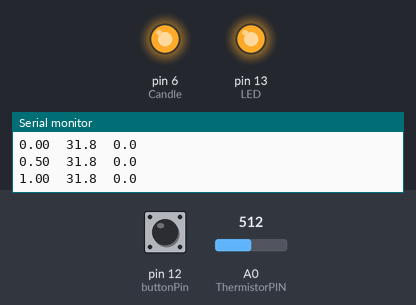
A sketch run on a simulated Arduino Uno, built with avr-gcc and run on an emulated ATmega328P. On the bench: output pins drawn as LEDs (lit = HIGH), the last lines printed to the serial monitor. The inputs (shaded band) are chosen by the test bench; at power-on: A0 (ThermistorPIN) = 512, pin 12 (buttonPin) HIGH.

Above: at 1.2 s.
1.3 s: A0 (ThermistorPIN) set to 816
2.8 s: A0 (ThermistorPIN) set to 840
At 4.2 s:
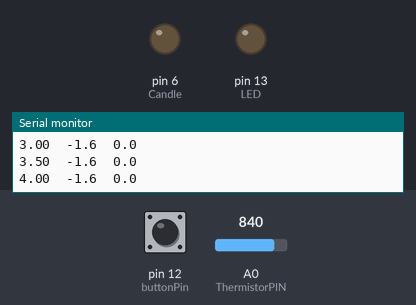
4.5 s: pin 12 (buttonPin) pulled LOW for 0.6 s
At 6.0 s:
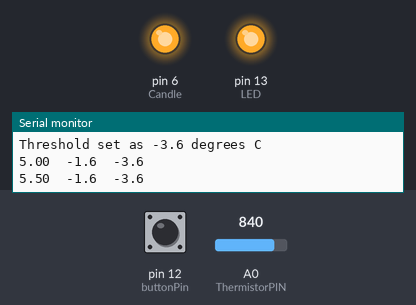
6.6 s: A0 (ThermistorPIN) set to 867
At 7.3 s:
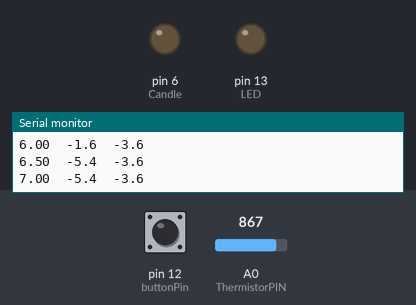
8.1 s: A0 (ThermistorPIN) set to 716
At 8.6 s:
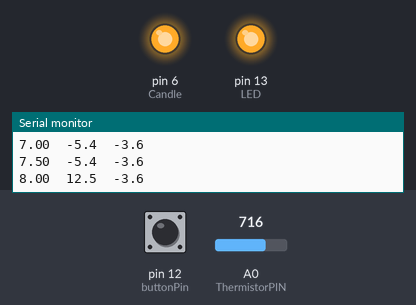
Timing chart, 0 to 11.1 s (numbered marks = the images above; inputs shaded):
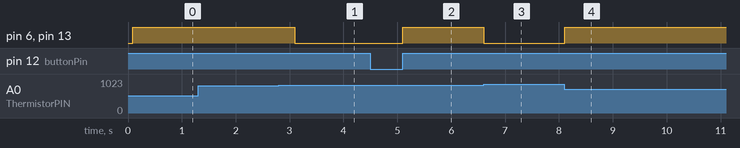

Measured:
- the behaviour switches between 827 and 828 on A0 (ThermistorPIN) (found by bisection; images 0 and 1)
- the behaviour switches between 854 and 855 on A0 (ThermistorPIN) (found by bisection; images 2 and 3)
- after the input at 2.8 s, pin 6 (Candle), pin 13 (LED): HIGH → LOW after 0.30 s
- after the input at 4.5 s, pin 6 (Candle), pin 13 (LED): LOW → HIGH after 0.60 s
- after the input at 6.6 s, pin 6 (Candle), pin 13 (LED): HIGH → LOW at once
- after the input at 8.1 s, pin 6 (Candle), pin 13 (LED): LOW → HIGH at once

The sketch:

VernierBirthdayCandle.ino
```cpp
/*
DCU-Controlled Birthday Candle (v 2016.05)
Reads the temperature from a Vernier Surface Temperature Probe (STS-BTA)
connected to the BTA 1 connector. As written, the readings will be displayed every half second.
Change the variable TimeBetweenReadings to change the rate.

We use the Steinhart-Hart equation (in the function Thermistor) to determine temperature
from the raw A/D converter reading. Because of the use of log functions, in the Steinhart-Hart
equation, this sketch requires the math.h library.

This sketch controls a "fake birthday candle", which is really an LED connected to line 1 of the
Digital Control Unit (DCU).

Run the sketch and allow the temperature to stablize. When it has, press the D12 button on the Vernier
Interface Shield. This will establish a threshold temperature. The candle should go out any time the
temperature reading drops 2 degrees from this threshold temperture.

See www.vernier.com/engineering/stem/sensors/temperature-sensor/
for more information on how thermistors are read.

See www.vernier.com/arduino for more information.
 */
#include <math.h>
int ThermistorPIN =0;// Analog Pin 0
int TimeBetweenReadings = 500; // in ms
int ReadingNumber=0;
int buttonPin= 12; // analog input pin to use as a digital input
int LED= 13; // digital output pin for LED 1 indicator
int Candle =6;// this is the line to control the candle if the using line 1 of the DCU in Digital 2
float Threshold= 0; //Threshold temperature, initialize to 0 so candle is on
int buttonState = 0;//variable for reading the pushbutton status
void setup()
{
  Serial.begin(9600);
  pinMode(LED, OUTPUT); //LED on SparkFun Vernier Shield
  pinMode(6, OUTPUT); // set Arduino line 6 for output, which is DCU line 1 (if DCU is connected to Digital 2)
  // Set up button input pin;
  pinMode(buttonPin, INPUT_PULLUP);
  Serial.println("Vernier Format 2");
  Serial.println("Temperature Readings taken using Ardunio");
  Serial.println("Data Set");
  Serial.print("Time");//long name
  Serial.print("\t"); //tab character
  Serial.print ("Temperature");
  Serial.print("\t"); //tab character
  Serial.println ("Threshold");
  Serial.print("t");
  Serial.print("\t"); //tab character
  Serial.println ("Temp"); //short name
  Serial.print("seconds");
  Serial.print("\t"); // tab character
  Serial.print ("degrees C");
  Serial.print("\t"); // tab character
  Serial.println ("degrees C");
}
void loop()
{
  float Time;
  int Count; //reading from the A/D converter (10-bit)
  float Temp; //the print below does the division first to avoid overflows
  Serial.print(ReadingNumber/1000.0*TimeBetweenReadings);
  Count=analogRead(ThermistorPIN);       // read count from the A/D converter
  Temp=Thermistor(Count);       // and  convert it to CelsiusSerial.print(Time/1000); //display in seconds, not milliseconds
  Serial.print("\t"); //tab character
  Serial.print(Temp,1);   // display temperature to one digit
  Serial.print("\t"); //tab character
  Serial.println (Threshold,1);
  if (Temp<(Threshold)) {
    digitalWrite(Candle, LOW); //turn off candle
    digitalWrite(LED, LOW); //turn off LED, also
  }
  else {
    digitalWrite (Candle, HIGH);//turn on candle
    digitalWrite(LED, HIGH); //turn on LED, also
  }
  //Special section to set threshold, if button is pressed:
  buttonState = digitalRead(buttonPin);
  // if it is, the buttonState is LOW:
  if (buttonState == LOW)
   {
     Threshold = Temp-2;// set this as the threshold temperature, 2 degrees C below current temp
     Serial.print("Threshold set as ");
     Serial.print (Threshold,1);
     Serial.println(" degrees C");
    }// end of special operatures done if button is down

   ReadingNumber++;
   delay(TimeBetweenReadings); // Delay a bit...
}

float Thermistor(int Raw) //This function calculates temperature from ADC count
{
 /* Inputs ADC count from Thermistor and outputs Temperature in Celsius
 *  requires: include <math.h>
 * There is a huge amount of information on the web about using thermistors with the Arduino.
 * Here we are concerned about using the Vernier Stainless Steel Temperature Probe TMP-BTA and the
 * Vernier Surface Temperature Probe STS-BTA, but the general principles are easy to extend to other
 * thermistors.
 * This version utilizes the Steinhart-Hart Thermistor Equation:
 *    Temperature in Kelvin = 1 / {A + B[ln(R)] + C[ln(R)]^3}
 *   for the themistor in the Vernier TMP-BTA probe:
 *    A =0.00102119 , B = 0.000222468 and C = 1.33342E-7
 *    Using these values should get agreement within 1 degree C to the same probe used with one
 *    of the Vernier interfaces
 *
 * Schematic:
 *   [Ground] -- [thermistor] -------- | -- [15,000 ohm resistor] --[Vcc (5v)]
 *                                     |
 *                                Analog Pin 0
 For the circuit above:
 * Resistance = ( Count*RawADC /(1024-Count))
 */
 long Resistance;
 float Resistor = 15000; //fixed resistor
// the measured resistance of your particular fixed resistor in
// the Vernier BTA-ELV and in the SparkFun Vernier Adapter Shield
// is a precision 15K resisitor
  float Temp;  // Dual-Purpose variable to save space.
  Resistance=( Resistor*Raw /(1024-Raw));
  Temp = log(Resistance); // Saving the Log(resistance) so not to calculate  it 4 times later
  Temp = 1 / (0.00102119 + (0.000222468 * Temp) + (0.000000133342 * Temp * Temp * Temp));
  Temp = Temp - 273.15;  // Convert Kelvin to Celsius
  return Temp;                                      // Return the Temperature
}
```
